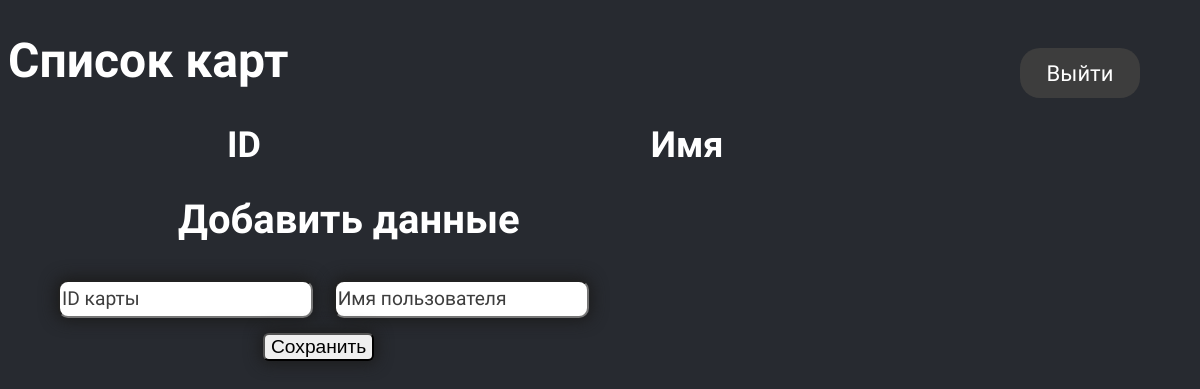
The app's page /admin (signed in), older data.
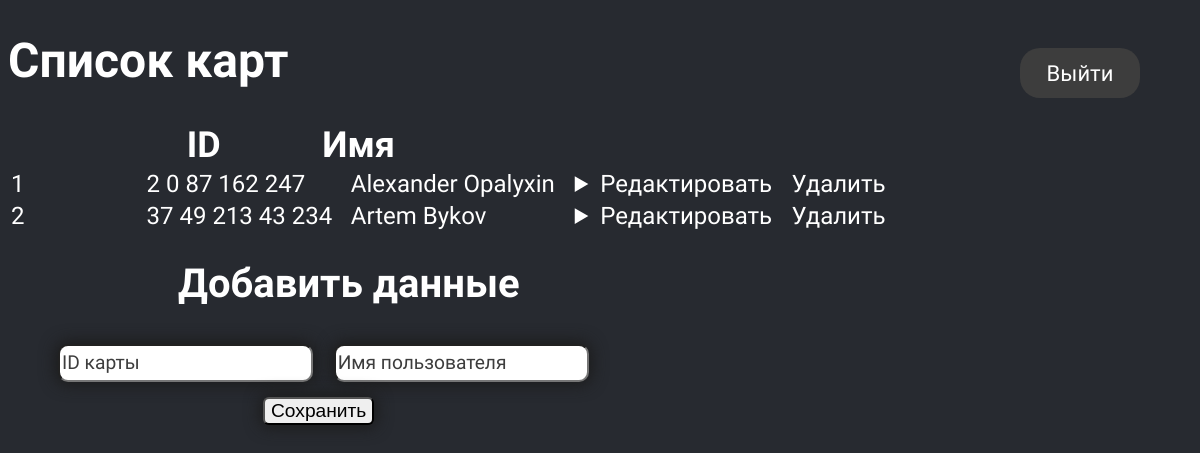
The same page, newer data.
### models.py (models this page shows)
class Card(db.Model):
    id = db.Column(db.Integer, primary_key=True)
    name = db.Column(db.String(100))
    card = db.Column(db.String(100))

### main.py (the view)
@main.route('/admin')
@login_required
def admin():
    allcards = Card.query.order_by(Card.id).all()
    tmp = 0
    return render_template('admin.html', allcards=allcards, tmp=tmp)

### __init__.py (called while the page is built)
def create_app():
    app = Flask(__name__)
    app.config['SECRET_KEY'] = 'yadahsdhqiowdquqh981h298eh19daljksnd'
    app.config['SQLALCHEMY_DATABASE_URI'] = 'sqlite:///db.sqlite'
    app.config['SQLALCHEMY_TRACK_MODIFICATIONS'] = False
    db.init_app(app)
    login_manager = LoginManager()
    login_manager.login_view = 'auth.login'
    login_manager.init_app(app)
    from models import User
    @login_manager.user_loader
    def load_user(user_id):
        return User.query.get(int(user_id))
    from auth import auth as auth_blueprint
    app.register_blueprint(auth_blueprint)
    from main import main as main_blueprint
    app.register_blueprint(main_blueprint)
    return app

### templates/admin.html (shortened to what this page needs)
{% extends 'base.html' %}
{% block body %}
    <form method="POST" action="/logout">
        <div class="logout_admin">
            <input type="submit" class="logout_button" value="Выйти">
        </div>
    </form>
    <div>
        <h1 class="authTitle">Список карт</h1>
        <table>
            <tr><th class="authTable_title">ID</th><th class="authTable_title">Имя</th></tr>
            {% for i in allcards %}
                <tr class="authTable_content">
                    <td>{{ loop.index }}</td>
                    <td>{{ i.card }}</td>
                    <td>{{ i.name }}</td>
                    <td>
                        <details>
                            <summary class="authTable_link">Редактировать</summary>
                        </details>
                    </td>
                    <td><a href="/admin/{{ i.id }}/del" class="authTable_link">Удалить</a></td>
                </tr>
            {% endfor %}
        </table>
        <h1 class="card_createTitle">Добавить данные</h1>
        <div class="cardid_create">
            <form method="POST" action="/admin/card_create">
            <input type="text" class="cardid_input_field" name="card_add" id="card_add" placeholder="ID карты">
            <input type="text" class="cardid_input_field" name="name_add" id="name_add" placeholder="Имя пользователя">
            <input type="submit" class="cardid_submit" value="Сохранить">
            </form>
        </div>
    </div>
{% endblock %}

### templates/base.html (shortened to what this page needs)
<!DOCTYPE html>
<html lang="en">
<head>
    <link rel="stylesheet" href="{{ url_for('static', filename='css/main.css') }}">
</head>
<body>
{% block body %}
{% endblock %}
</body>
</html>

### static/css/main.css (style rules this page uses)
body { font-family: 'Oswald', sans-serif; background-color: #272A30; }
.authTitle { color: white; font-size: 300%; }
.authTable_title { color: white; font-size: 150%; padding-left: 20%; padding-right: 90px; }
table { width: 75%; color: white; font-size: 150%; }
.authTable_link { color: white; text-decoration: none; }
.logout_button { display:inline-flex; font-family: 'Oswald', sans-serif; font-size: 22px; background-color: #3D3D3D; border: none; width: 120px; height: 50px; color: white; text-align: center; text-decoration: none; border-radius: 20px; transition: 0.5s; }
.logout_admin { position: absolute; right: 5%; top: 6%; }
.card_createTitle { color: white; font-size: 250%; margin-left: 170px; }
.cardid_input_field { min-width: 25%; min-height: 40%; box-shadow:0 0 15px 3px rgba(28,28,28); border-radius: 10px; font-size: 120%; margin-top: 10px; margin-right: 2%; }
.cardid_create { display: flex; margin-left: 50px; }
.cardid_submit { box-shadow:0 0 15px 3px rgba(28,28,28); border-radius: 6px; margin-top: 15px; font-size: 120%; margin-left: 205px; }

Row changes from the older to the newer data that the page shows:
added Card: card "2 0 87 162 247", name "Alexander Opalyxin"
added Card: card "37 49 213 43 234", name "Artem Bykov"
